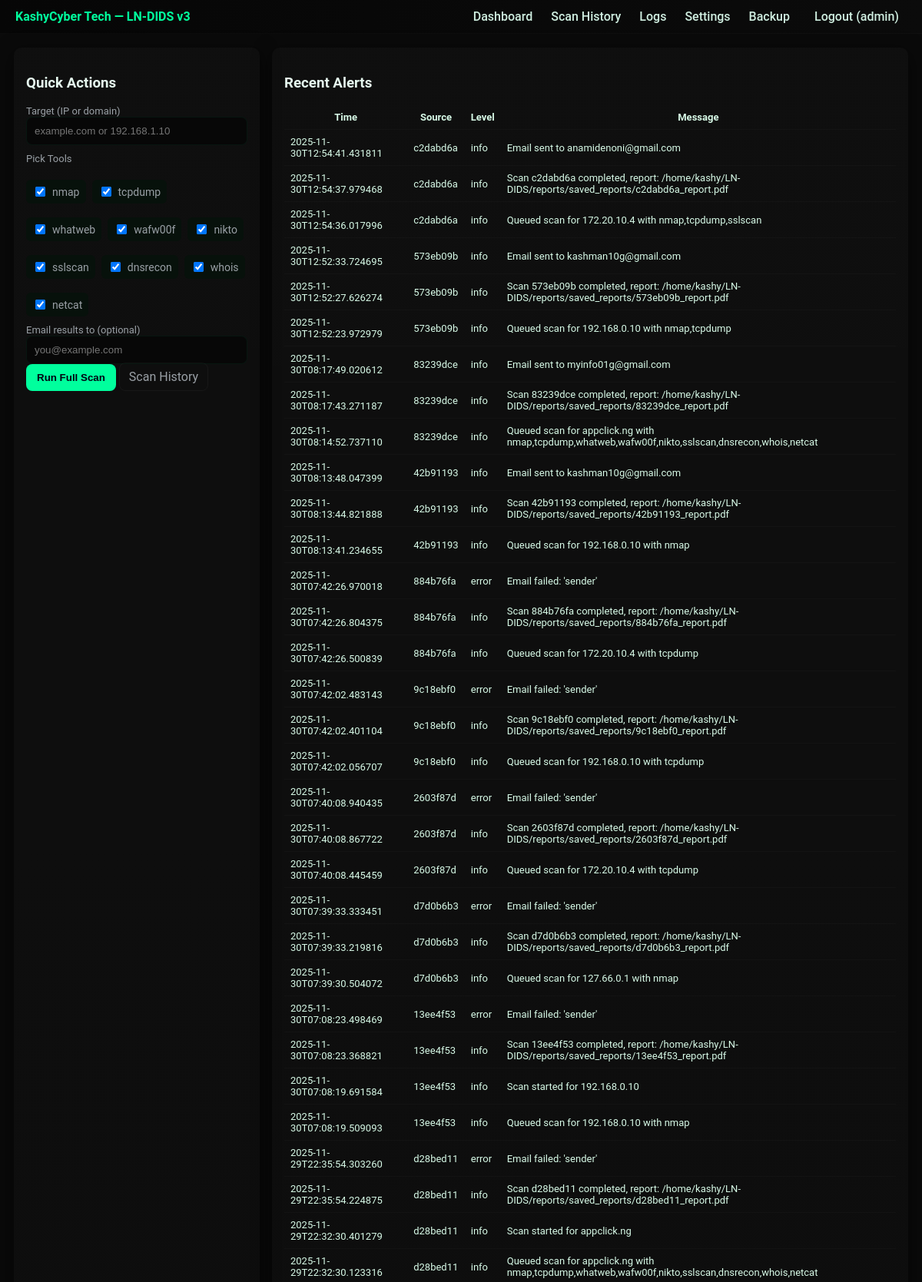
/dashboard (signed in, upper part), run on the app's committed database.
### tables this page shows
CREATE TABLE alerts (
        id INTEGER PRIMARY KEY AUTOINCREMENT,
        time TEXT,
        source TEXT,
        level TEXT,
        message TEXT
    );

### app.py (the view)
@app.route("/dashboard")
def dashboard():
    if not logged_in(): return redirect(url_for("login"))
    alerts = fetch_alerts(50)
    reports = sorted([f for f in os.listdir(REPORTS_DIR) if os.path.isfile(os.path.join(REPORTS_DIR,f))], reverse=True)[:50]
    return render_template("dashboard.html", tools=TOOLS, alerts=alerts, reports=reports, user=session.get("user"))

### app.py (called while the page is built)
def get_db():
    conn = sqlite3.connect(DB_PATH, check_same_thread=False)
    conn.row_factory = sqlite3.Row
    return conn

def fetch_alerts(limit=100):
    db = get_db()
    cur = db.execute("SELECT * FROM alerts ORDER BY id DESC LIMIT ?", (limit,))
    return cur.fetchall()

def logged_in():
    return "user" in session

### templates/dashboard.html (shortened to what this page needs)
{% extends "base.html" %}
{% block content %}
<section class="dashboard-grid">
  <div class="panel">
    <h3>Quick Actions</h3>
    <form method="POST" action="{{ url_for('run_custom_scan') }}">
      <label>Target (IP or domain)</label>
      <input type="text" name="target" placeholder="example.com or 192.168.1.10" required>
      <label>Pick Tools</label>
      <div class="tools-list">
        {% for tool in tools %}
          <label class="tool-item">
            <input type="checkbox" name="tools" value="{{ tool }}" checked> {{ tool }}
          </label>
        {% endfor %}
      </div>
      <label>Email results to (optional)</label>
      <input type="email" name="email_address" placeholder="you@example.com">
      <div class="action-row">
        <button class="btn-primary" type="submit">Run Full Scan</button>
        <a class="btn-ghost" href="{{ url_for('scans') }}">Scan History</a>
      </div>
    </form>
  </div>
  <div class="panel">
    <h3>Recent Alerts</h3>
    <table class="alerts-table">
      <thead><tr><th>Time</th><th>Source</th><th>Level</th><th>Message</th></tr></thead>
      <tbody>
        {% if alerts %}
          {% for a in alerts %}
            <tr>
              <td>{{ a['time'] }}</td>
              <td>{{ a['source'] }}</td>
              <td>{{ a['level'] }}</td>
              <td>{{ a['message'] }}</td>
            </tr>
          {% endfor %}
        {% else %}
          <tr><td colspan="4">No alerts yet.</td></tr>
        {% endif %}
      </tbody>
    </table>
  </div>
</section>
{% endblock %}

### static/css/style.css (style rules this page uses)
:root { --bg:#0a0a0a; --panel:#0f0f0f; --accent:#00ff9d; --muted:#9aa0a6; --card-shadow: 0 6px 24px rgba(0,0,0,0.6); --radius:10px; }
* { box-sizing:border-box }
body { margin:0;font-family:Roboto,system-ui,-apple-system,Segoe UI,Arial;background:var(--bg);color:#e6f9f0 }
.panel { background:linear-gradient(180deg, rgba(255,255,255,0.02), rgba(255,255,255,0.01));padding:16px;border-radius:var(--radius);box-shadow:var(--card-shadow);margin-bottom:12px }
.dashboard-grid { display:grid;grid-template-columns:320px 1fr;gap:16px }
.tools-list { display:flex;flex-wrap:wrap;gap:8px;margin:10px 0 }
.tool-item { display:flex;align-items:center;gap:6px;background:#07110b;padding:6px 8px;border-radius:6px;color:var(--muted);font-size:14px }
input[type="text"], input[type="email"], input[type="password"] { width:100%;padding:10px;border-radius:8px;border:1px solid rgba(0,255,150,0.06);background:#070707;color:var(--accent) }
label { display:block;color:var(--muted);font-size:13px;margin-top:10px }
.btn-primary { background:var(--accent);color:#001;padding:10px 14px;border-radius:8px;border:none;cursor:pointer;font-weight:700 }
.btn-ghost { background:transparent;border:1px solid rgba(255,255,255,0.04);padding:8px 12px;border-radius:8px;color:var(--muted);text-decoration:none }
.alerts-table { width:100%;border-collapse:collapse }
.alerts-table th, .alerts-table td { padding:8px;border-bottom:1px solid rgba(255,255,255,0.02);font-size:13px;color:#d8fbe8 }

### data on the page
alerts: time "2025-11-30T12:54:41.431811", source "c2dabd6a", level "info", message "Email sent to anamidenoni@gmail.com"
alerts: time "2025-11-30T12:54:37.979468", source "c2dabd6a", level "info", message "Scan c2dabd6a completed, report: /home/kashy/LN-DIDS/reports/saved_reports/c2dabd6a_report.pdf"
alerts: time "2025-11-30T12:54:36.017996", source "c2dabd6a", level "info", message "Queued scan for 172.20.10.4 with nmap,tcpdump,sslscan"
alerts: time "2025-11-30T12:52:33.724695", source "573eb09b", level "info", message "Email sent to kashman10g@gmail.com"
alerts: time "2025-11-30T12:52:27.626274", source "573eb09b", level "info", message "Scan 573eb09b completed, report: /home/kashy/LN-DIDS/reports/saved_reports/573eb09b_report.pdf"
alerts: time "2025-11-30T12:52:23.972979", source "573eb09b", level "info", message "Queued scan for 192.168.0.10 with nmap,tcpdump"
alerts: time "2025-11-30T08:17:49.020612", source "83239dce", level "info", message "Email sent to myinfo01g@gmail.com"
alerts: time "2025-11-30T08:17:43.271187", source "83239dce", level "info", message "Scan 83239dce completed, report: /home/kashy/LN-DIDS/reports/saved_reports/83239dce_report.pdf"
alerts: time "2025-11-30T08:14:52.737110", source "83239dce", level "info", message "Queued scan for appclick.ng with nmap,tcpdump,whatweb,wafw00f,nikto,sslscan,dnsrecon,whois,netcat"
alerts: time "2025-11-30T08:13:48.047399", source "42b91193", level "info", message "Email sent to kashman10g@gmail.com"
alerts: time "2025-11-30T08:13:44.821888", source "42b91193", level "info", message "Scan 42b91193 completed, report: /home/kashy/LN-DIDS/reports/saved_reports/42b91193_report.pdf"
alerts: time "2025-11-30T08:13:41.234655", source "42b91193", level "info", message "Queued scan for 192.168.0.10 with nmap"
alerts: time "2025-11-30T07:42:26.970018", source "884b76fa", level "error", message "Email failed: 'sender'"
alerts: time "2025-11-30T07:42:26.804375", source "884b76fa", level "info", message "Scan 884b76fa completed, report: /home/kashy/LN-DIDS/reports/saved_reports/884b76fa_report.pdf"
alerts: time "2025-11-30T07:42:26.500839", source "884b76fa", level "info", message "Queued scan for 172.20.10.4 with tcpdump"
alerts: time "2025-11-30T07:42:02.483143", source "9c18ebf0", level "error", message "Email failed: 'sender'"
alerts: time "2025-11-30T07:42:02.401104", source "9c18ebf0", level "info", message "Scan 9c18ebf0 completed, report: /home/kashy/LN-DIDS/reports/saved_reports/9c18ebf0_report.pdf"
alerts: time "2025-11-30T07:42:02.056707", source "9c18ebf0", level "info", message "Queued scan for 192.168.0.10 with tcpdump"
alerts: time "2025-11-30T07:40:08.940435", source "2603f87d", level "error", message "Email failed: 'sender'"
alerts: time "2025-11-30T07:40:08.867722", source "2603f87d", level "info", message "Scan 2603f87d completed, report: /home/kashy/LN-DIDS/reports/saved_reports/2603f87d_report.pdf"
alerts: time "2025-11-30T07:40:08.445459", source "2603f87d", level "info", message "Queued scan for 172.20.10.4 with tcpdump"
alerts: time "2025-11-30T07:39:33.333451", source "d7d0b6b3", level "error", message "Email failed: 'sender'"
alerts: time "2025-11-30T07:39:33.219816", source "d7d0b6b3", level "info", message "Scan d7d0b6b3 completed, report: /home/kashy/LN-DIDS/reports/saved_reports/d7d0b6b3_report.pdf"
alerts: time "2025-11-30T07:39:30.504072", source "d7d0b6b3", level "info", message "Queued scan for 127.66.0.1 with nmap"
alerts: time "2025-11-30T07:08:23.498469", source "13ee4f53", level "error", message "Email failed: 'sender'"
alerts: time "2025-11-30T07:08:23.368821", source "13ee4f53", level "info", message "Scan 13ee4f53 completed, report: /home/kashy/LN-DIDS/reports/saved_reports/13ee4f53_report.pdf"
alerts: time "2025-11-30T07:08:19.691584", source "13ee4f53", level "info", message "Scan started for 192.168.0.10"
alerts: time "2025-11-30T07:08:19.509093", source "13ee4f53", level "info", message "Queued scan for 192.168.0.10 with nmap"
alerts: time "2025-11-29T22:35:54.303260", source "d28bed11", level "error", message "Email failed: 'sender'"
alerts: time "2025-11-29T22:35:54.224875", source "d28bed11", level "info", message "Scan d28bed11 completed, report: /home/kashy/LN-DIDS/reports/saved_reports/d28bed11_report.pdf"
alerts: time "2025-11-29T22:32:30.401279", source "d28bed11", level "info", message "Scan started for appclick.ng"
alerts: time "2025-11-29T22:32:30.123316", source "d28bed11", level "info", message "Queued scan for appclick.ng with nmap,tcpdump,whatweb,wafw00f,nikto,sslscan,dnsrecon,whois,netcat"

### other printed values
{{ session.get('user') }} "admin"
{{ tool }} "nmap" "tcpdump" "whatweb" "wafw00f" "nikto" "sslscan" "dnsrecon" "whois" "netcat"
